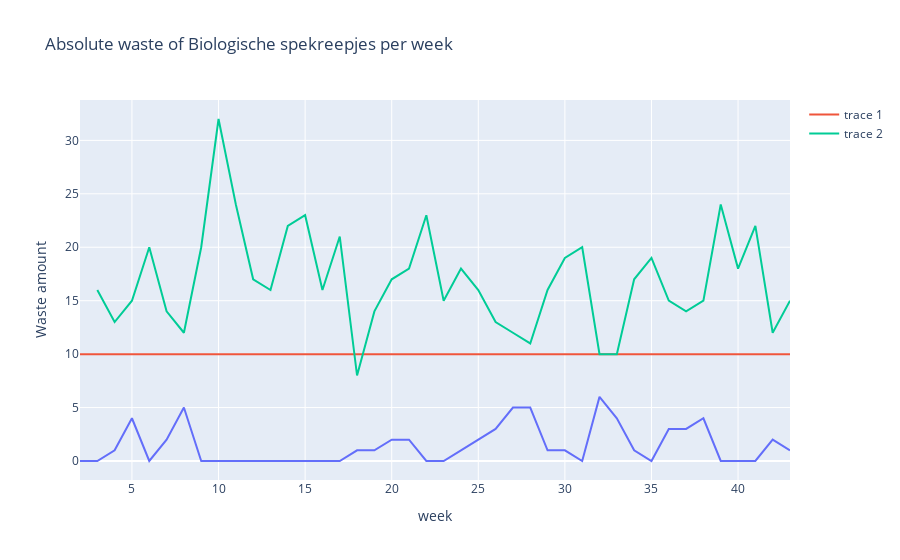

Notebook code for this chart:
### Code cell
import plotly.express as px
fig = px.line(waste_group, x = "week", y = "waste nn", title="Absolute waste of {} per week".format(product))
fig.add_scatter(x=waste_group["week"], y=waste_group["amount"], mode="lines")
fig.add_scatter(x=waste_group["week"], y=waste_group["weekly purchases"], mode="lines")
fig.update_yaxes(title="Waste amount")
fig.show()

### Figure 1 — Plotly figure (JSON) as saved in the notebook; plotly's stock layout.template omitted (floating-point values rounded to 4 significant figures)
{"data": [{"hovertemplate": "week=%{x}<br>waste nn=%{y}<extra></extra>", "legendgroup": "", "line": {"color": "#636efa", "dash": "solid"}, "mode": "lines", "name": "", "orientation": "v", "showlegend": false, "type": "scatter", "x": [2, 3, 4, 5, 6, 7, 8, 9, 10, 11, 12, 13, 14, 15, 16, 17, 18, 19, 20, 21, 22, 23, 24, 25, 26, 27, 28, 29, 30, 31, 32, 33, 34, 35, 36, 37, 38, 39, 40, 41, 42, 43], "xaxis": "x", "y": [0, 0, 1, 4, 0, 2, 5, 0, 0, 0, 0, 0, 0, 0, 0, 0, 1, 1, 2, 2, 0, 0, 1, 2, 3, 5, 5, 1, 1, 0, 6, 4, 1, 0, 3, 3, 4, 0, 0, 0, 2, 1], "yaxis": "y"}, {"mode": "lines", "type": "scatter", "x": [2, 3, 4, 5, 6, 7, 8, 9, 10, 11, 12, 13, 14, 15, 16, 17, 18, 19, 20, 21, 22, 23, 24, 25, 26, 27, 28, 29, 30, 31, 32, 33, 34, 35, 36, 37, 38, 39, 40, 41, 42, 43], "y": [10, 10, 10, 10, 10, 10, 10, 10, 10, 10, 10, 10, 10, 10, 10, 10, 10, 10, 10, 10, 10, 10, 10, 10, 10, 10, 10, 10, 10, 10, 10, 10, 10, 10, 10, 10, 10, 10, 10, 10, 10, 10]}, {"mode": "lines", "type": "scatter", "x": [2, 3, 4, 5, 6, 7, 8, 9, 10, 11, 12, 13, 14, 15, 16, 17, 18, 19, 20, 21, 22, 23, 24, 25, 26, 27, 28, 29, 30, 31, 32, 33, 34, 35, 36, 37, 38, 39, 40, 41, 42, 43], "y": [null, 16, 13, 15, 20, 14, 12, 20, 32, 24, 17, 16, 22, 23, 16, 21, 8, 14, 17, 18, 23, 15, 18, 16, 13, 12, 11, 16, 19, 20, 10, 10, 17, 19, 15, 14, 15, 24, 18, 22, 12, 15]}], "layout": {"legend": {"tracegroupgap": 0}, "title": {"text": "Absolute waste of Biologische spekreepjes per week"}, "xaxis": {"anchor": "y", "domain": [0, 1], "title": {"text": "week"}}, "yaxis": {"anchor": "x", "domain": [0, 1], "title": {"text": "Waste amount"}}}}
